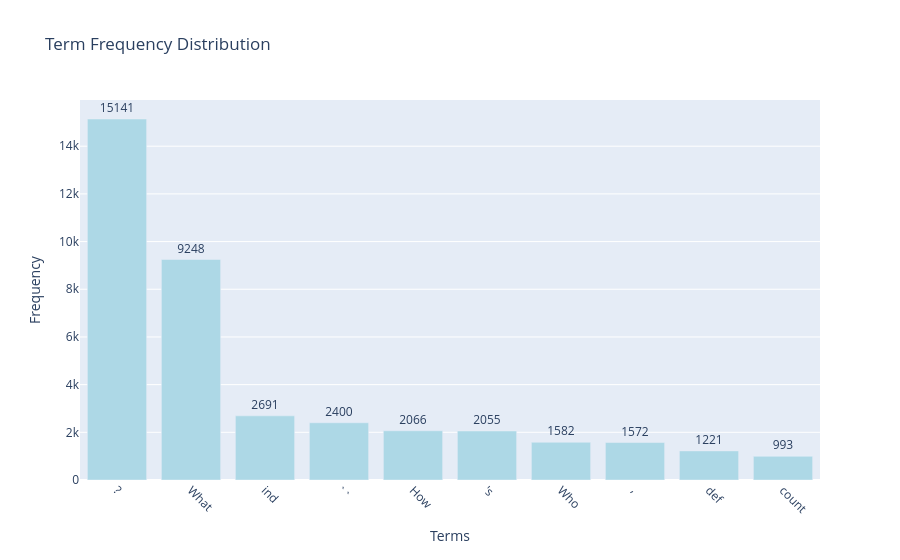

The notebook cell saved with this chart:
### Code cell
import plotly.express as px

data = sorted(frequency_dist.items(), key=lambda x: x[1], reverse=True)[:10]
df = {"Terms": [item[0] for item in data], "Frequency": [item[1] for item in data]}

fig = px.bar(df, x="Terms", y="Frequency", title="Term Frequency Distribution", text="Frequency")
fig.update_traces(marker_color='lightblue', textposition='outside')
fig.update_layout(xaxis_tickangle=45)
fig.show()

### Figure 1 — Plotly figure (JSON) as saved in the notebook; plotly's stock layout.template omitted (floating-point values rounded to 4 significant figures)
{"data": [{"alignmentgroup": "True", "hovertemplate": "Terms=%{x}<br>Frequency=%{text}<extra></extra>", "legendgroup": "", "marker": {"color": "lightblue", "pattern": {"shape": ""}}, "name": "", "offsetgroup": "", "orientation": "v", "showlegend": false, "text": [15141, 9248, 2691, 2400, 2066, 2055, 1582, 1572, 1221, 993], "textposition": "outside", "type": "bar", "x": ["?", "What", "ind", "``", "How", "'s", "Who", ",", "def", "count"], "xaxis": "x", "y": [15141, 9248, 2691, 2400, 2066, 2055, 1582, 1572, 1221, 993], "yaxis": "y"}], "layout": {"barmode": "relative", "legend": {"tracegroupgap": 0}, "title": {"text": "Term Frequency Distribution"}, "xaxis": {"anchor": "y", "domain": [0, 1], "tickangle": 45, "title": {"text": "Terms"}}, "yaxis": {"anchor": "x", "domain": [0, 1], "title": {"text": "Frequency"}}}}
